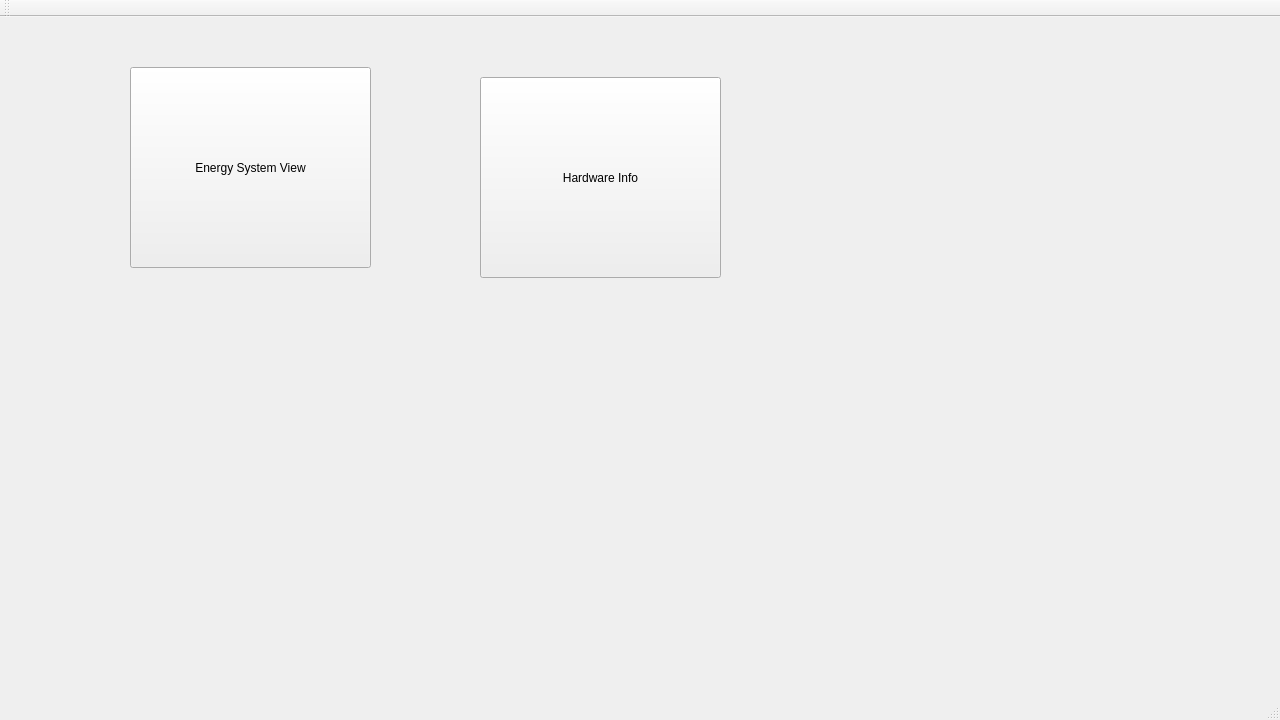
<?xml version="1.0" encoding="UTF-8"?>
<ui version="4.0">
 <class>MainWindow</class>
 <widget class="QMainWindow" name="MainWindow">
  <property name="geometry">
   <rect>
    <x>0</x>
    <y>0</y>
    <width>1280</width>
    <height>720</height>
   </rect>
  </property>
  <property name="windowTitle">
   <string>MainWindow</string>
  </property>
  <widget class="QWidget" name="centralWidget">
   <widget class="QPushButton" name="pushButton">
    <property name="geometry">
     <rect>
      <x>130</x>
      <y>50</y>
      <width>241</width>
      <height>201</height>
     </rect>
    </property>
    <property name="text">
     <string>Energy System View</string>
    </property>
   </widget>
   <widget class="QPushButton" name="pushButton_2">
    <property name="geometry">
     <rect>
      <x>480</x>
      <y>60</y>
      <width>241</width>
      <height>201</height>
     </rect>
    </property>
    <property name="text">
     <string>Hardware Info</string>
    </property>
   </widget>
  </widget>
  <widget class="QMenuBar" name="menuBar">
   <property name="geometry">
    <rect>
     <x>0</x>
     <y>0</y>
     <width>1280</width>
     <height>21</height>
    </rect>
   </property>
  </widget>
  <widget class="QToolBar" name="mainToolBar">
   <attribute name="toolBarArea">
    <enum>TopToolBarArea</enum>
   </attribute>
   <attribute name="toolBarBreak">
    <bool>false</bool>
   </attribute>
  </widget>
  <widget class="QStatusBar" name="statusBar"/>
 </widget>
 <layoutdefault spacing="6" margin="11"/>
 <resources/>
 <connections/>
</ui>
